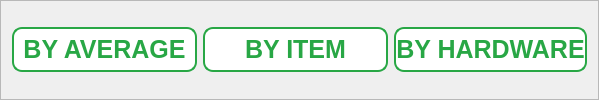
        <widget class="QFrame" name="frame_19">
         <property name="minimumSize">
          <size>
           <width>0</width>
           <height>65</height>
          </size>
         </property>
         <property name="frameShape">
          <enum>QFrame::StyledPanel</enum>
         </property>
         <property name="frameShadow">
          <enum>QFrame::Raised</enum>
         </property>
         <layout class="QHBoxLayout" name="horizontalLayout_17">
          <item>
           <widget class="QPushButton" name="average_data_list_btn">
            <property name="minimumSize">
             <size>
              <width>185</width>
              <height>45</height>
             </size>
            </property>
            <property name="cursor">
             <cursorShape>PointingHandCursor</cursorShape>
            </property>
            <property name="styleSheet">
             <string notr="true">QPushButton{
background-color: white;
color: #28a745;
font-family: Segoe UI;
font-weight: bold;
font-size: 25px;
border-radius: 10px;
border-width: 2px;
border-style: solid;
}

QPushButton::hover{
color: white;
background-color: #28a745;
}

QPushButton::checked{
color: white;
background-color: #28a745;
}</string>
            </property>
            <property name="text">
             <string>BY AVERAGE</string>
            </property>
            <property name="checkable">
             <bool>true</bool>
            </property>
            <property name="autoExclusive">
             <bool>true</bool>
            </property>
           </widget>
          </item>
          <item>
           <widget class="QPushButton" name="item_data_list_btn">
            <property name="minimumSize">
             <size>
              <width>185</width>
              <height>45</height>
             </size>
            </property>
            <property name="cursor">
             <cursorShape>PointingHandCursor</cursorShape>
            </property>
            <property name="styleSheet">
             <string notr="true">QPushButton{
background-color: white;
color: #28a745;
font-family: Segoe UI;
font-weight: bold;
font-size: 25px;
border-radius: 10px;
border-width: 2px;
border-style: solid;
}

QPushButton::hover{
color: white;
background-color: #28a745;
}

QPushButton::checked{
color: white;
background-color: #28a745;
}</string>
            </property>
            <property name="text">
             <string>BY ITEM</string>
            </property>
            <property name="checkable">
             <bool>true</bool>
            </property>
            <property name="autoExclusive">
             <bool>true</bool>
            </property>
           </widget>
          </item>
          <item>
           <widget class="QPushButton" name="hardware_data_list_btn">
            <property name="minimumSize">
             <size>
              <width>185</width>
              <height>45</height>
             </size>
            </property>
            <property name="cursor">
             <cursorShape>PointingHandCursor</cursorShape>
            </property>
            <property name="styleSheet">
             <string notr="true">QPushButton{
background-color: white;
color: #28a745;
font-family: Segoe UI;
font-weight: bold;
font-size: 25px;
border-radius: 10px;
border-width: 2px;
border-style: solid;
}

QPushButton::hover{
color: white;
background-color: #28a745;
}

QPushButton::checked{
color: white;
background-color: #28a745;
}</string>
            </property>
            <property name="text">
             <string>BY HARDWARE</string>
            </property>
            <property name="checkable">
             <bool>true</bool>
            </property>
            <property name="autoExclusive">
             <bool>true</bool>
            </property>
           </widget>
          </item>
         </layout>
        </widget>
